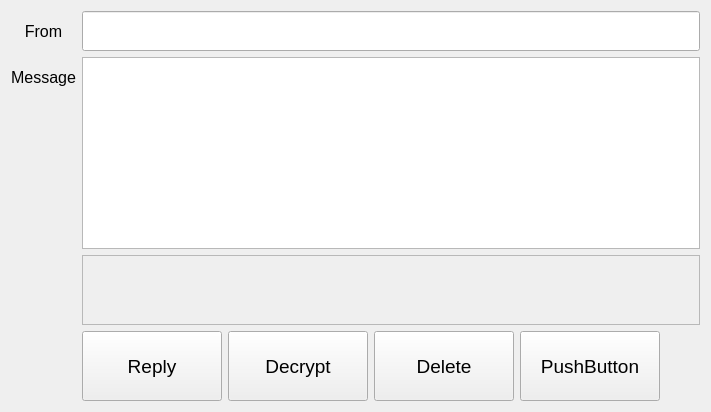
           <widget class="QWidget" name="page3_3">
            <layout class="QGridLayout" name="gridLayout_12">
             <item row="0" column="0">
              <layout class="QHBoxLayout" name="horizontalLayout_29">
               <item>
                <layout class="QVBoxLayout" name="verticalLayout_17">
                 <item>
                  <widget class="QLabel" name="label0Page8">
                   <property name="minimumSize">
                    <size>
                     <width>0</width>
                     <height>40</height>
                    </size>
                   </property>
                   <property name="font">
                    <font>
                     <pointsize>12</pointsize>
                    </font>
                   </property>
                   <property name="text">
                    <string>From</string>
                   </property>
                   <property name="alignment">
                    <set>Qt::AlignCenter</set>
                   </property>
                  </widget>
                 </item>
                 <item>
                  <widget class="QLabel" name="label1Page8">
                   <property name="minimumSize">
                    <size>
                     <width>0</width>
                     <height>40</height>
                    </size>
                   </property>
                   <property name="font">
                    <font>
                     <pointsize>12</pointsize>
                    </font>
                   </property>
                   <property name="text">
                    <string>Message</string>
                   </property>
                   <property name="alignment">
                    <set>Qt::AlignCenter</set>
                   </property>
                  </widget>
                 </item>
                 <item>
                  <spacer name="verticalSpacer_33">
                   <property name="orientation">
                    <enum>Qt::Vertical</enum>
                   </property>
                   <property name="sizeHint" stdset="0">
                    <size>
                     <width>20</width>
                     <height>40</height>
                    </size>
                   </property>
                  </spacer>
                 </item>
                </layout>
               </item>
               <item>
                <layout class="QVBoxLayout" name="verticalLayout_16">
                 <item>
                  <widget class="QLineEdit" name="lineEditPage3">
                   <property name="minimumSize">
                    <size>
                     <width>0</width>
                     <height>40</height>
                    </size>
                   </property>
                   <property name="font">
                    <font>
                     <pointsize>11</pointsize>
                    </font>
                   </property>
                   <property name="readOnly">
                    <bool>true</bool>
                   </property>
                  </widget>
                 </item>
                 <item>
                  <widget class="QPlainTextEdit" name="readLetterPlainTextEdit">
                   <property name="font">
                    <font>
                     <pointsize>11</pointsize>
                    </font>
                   </property>
                   <property name="verticalScrollBarPolicy">
                    <enum>Qt::ScrollBarAsNeeded</enum>
                   </property>
                   <property name="sizeAdjustPolicy">
                    <enum>QAbstractScrollArea::AdjustIgnored</enum>
                   </property>
                   <property name="readOnly">
                    <bool>true</bool>
                   </property>
                  </widget>
                 </item>
                 <item>
                  <widget class="QScrollArea" name="readMessageScrollArea">
                   <property name="widgetResizable">
                    <bool>true</bool>
                   </property>
                   <widget class="QWidget" name="readMessageScrollAreaWidgetContents">
                    <property name="geometry">
                     <rect>
                      <x>0</x>
                      <y>0</y>
                      <width>817</width>
                      <height>224</height>
                     </rect>
                    </property>
                   </widget>
                  </widget>
                 </item>
                 <item>
                  <layout class="QHBoxLayout" name="horizontalLayout_42">
                   <item>
                    <widget class="QPushButton" name="button1Page8">
                     <property name="minimumSize">
                      <size>
                       <width>140</width>
                       <height>70</height>
                      </size>
                     </property>
                     <property name="font">
                      <font>
                       <pointsize>14</pointsize>
                      </font>
                     </property>
                     <property name="text">
                      <string> Reply </string>
                     </property>
                    </widget>
                   </item>
                   <item>
                    <widget class="QPushButton" name="decryptButton">
                     <property name="minimumSize">
                      <size>
                       <width>140</width>
                       <height>70</height>
                      </size>
                     </property>
                     <property name="font">
                      <font>
                       <pointsize>14</pointsize>
                      </font>
                     </property>
                     <property name="text">
                      <string> Decrypt </string>
                     </property>
                    </widget>
                   </item>
                   <item>
                    <widget class="QPushButton" name="button2Page8">
                     <property name="minimumSize">
                      <size>
                       <width>140</width>
                       <height>70</height>
                      </size>
                     </property>
                     <property name="font">
                      <font>
                       <pointsize>14</pointsize>
                      </font>
                     </property>
                     <property name="text">
                      <string> Delete </string>
                     </property>
                    </widget>
                   </item>
                   <item>
                    <widget class="QPushButton" name="button0Page8">
                     <property name="minimumSize">
                      <size>
                       <width>140</width>
                       <height>70</height>
                      </size>
                     </property>
                     <property name="font">
                      <font>
                       <pointsize>14</pointsize>
                      </font>
                     </property>
                     <property name="text">
                      <string>PushButton</string>
                     </property>
                    </widget>
                   </item>
                   <item>
                    <spacer name="horizontalSpacer_68">
                     <property name="orientation">
                      <enum>Qt::Horizontal</enum>
                     </property>
                     <property name="sizeHint" stdset="0">
                      <size>
                       <width>40</width>
                       <height>20</height>
                      </size>
                     </property>
                    </spacer>
                   </item>
                  </layout>
                 </item>
                </layout>
               </item>
              </layout>
             </item>
            </layout>
           </widget>
